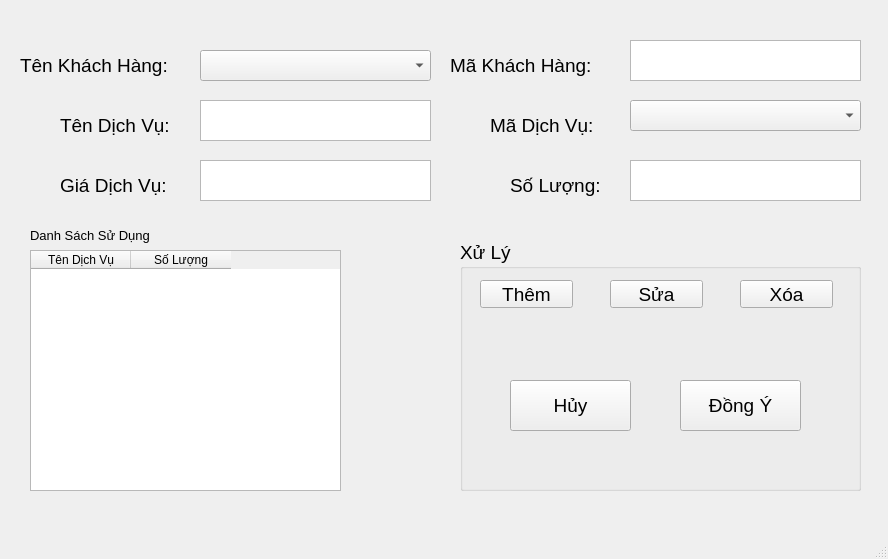
<?xml version="1.0" encoding="UTF-8"?>
<ui version="4.0">
 <class>MainWindow</class>
 <widget class="QMainWindow" name="MainWindow">
  <property name="geometry">
   <rect>
    <x>0</x>
    <y>0</y>
    <width>888</width>
    <height>559</height>
   </rect>
  </property>
  <property name="windowTitle">
   <string>MainWindow</string>
  </property>
  <widget class="QWidget" name="centralwidget">
   <widget class="QLabel" name="label">
    <property name="geometry">
     <rect>
      <x>20</x>
      <y>40</y>
      <width>181</width>
      <height>51</height>
     </rect>
    </property>
    <property name="font">
     <font>
      <pointsize>14</pointsize>
     </font>
    </property>
    <property name="text">
     <string>Tên Khách Hàng:</string>
    </property>
   </widget>
   <widget class="QLabel" name="label_2">
    <property name="geometry">
     <rect>
      <x>60</x>
      <y>100</y>
      <width>141</width>
      <height>51</height>
     </rect>
    </property>
    <property name="font">
     <font>
      <pointsize>14</pointsize>
     </font>
    </property>
    <property name="text">
     <string>Tên Dịch Vụ:</string>
    </property>
   </widget>
   <widget class="QLabel" name="label_3">
    <property name="geometry">
     <rect>
      <x>60</x>
      <y>160</y>
      <width>141</width>
      <height>51</height>
     </rect>
    </property>
    <property name="font">
     <font>
      <pointsize>14</pointsize>
     </font>
    </property>
    <property name="text">
     <string>Giá Dịch Vụ:</string>
    </property>
   </widget>
   <widget class="QTextEdit" name="textEdit_2">
    <property name="geometry">
     <rect>
      <x>200</x>
      <y>160</y>
      <width>231</width>
      <height>41</height>
     </rect>
    </property>
   </widget>
   <widget class="QComboBox" name="combb_tenkh_dv">
    <property name="geometry">
     <rect>
      <x>200</x>
      <y>50</y>
      <width>231</width>
      <height>31</height>
     </rect>
    </property>
   </widget>
   <widget class="QTextEdit" name="MaKH_DV">
    <property name="geometry">
     <rect>
      <x>630</x>
      <y>40</y>
      <width>231</width>
      <height>41</height>
     </rect>
    </property>
   </widget>
   <widget class="QLabel" name="label_4">
    <property name="geometry">
     <rect>
      <x>450</x>
      <y>40</y>
      <width>181</width>
      <height>51</height>
     </rect>
    </property>
    <property name="font">
     <font>
      <pointsize>14</pointsize>
     </font>
    </property>
    <property name="text">
     <string>Mã Khách Hàng:</string>
    </property>
   </widget>
   <widget class="QLabel" name="label_5">
    <property name="geometry">
     <rect>
      <x>490</x>
      <y>100</y>
      <width>131</width>
      <height>51</height>
     </rect>
    </property>
    <property name="font">
     <font>
      <pointsize>14</pointsize>
     </font>
    </property>
    <property name="text">
     <string>Mã Dịch Vụ:</string>
    </property>
   </widget>
   <widget class="QLabel" name="label_6">
    <property name="geometry">
     <rect>
      <x>510</x>
      <y>160</y>
      <width>101</width>
      <height>51</height>
     </rect>
    </property>
    <property name="font">
     <font>
      <pointsize>14</pointsize>
     </font>
    </property>
    <property name="text">
     <string>Số Lượng:</string>
    </property>
   </widget>
   <widget class="QTextEdit" name="textEdit_SOL">
    <property name="geometry">
     <rect>
      <x>630</x>
      <y>160</y>
      <width>231</width>
      <height>41</height>
     </rect>
    </property>
   </widget>
   <widget class="QTableWidget" name="tableWidget_DV">
    <property name="geometry">
     <rect>
      <x>30</x>
      <y>250</y>
      <width>311</width>
      <height>241</height>
     </rect>
    </property>
    <column>
     <property name="text">
      <string>Tên Dịch Vụ</string>
     </property>
    </column>
    <column>
     <property name="text">
      <string>Số Lượng</string>
     </property>
    </column>
   </widget>
   <widget class="QLabel" name="label_7">
    <property name="geometry">
     <rect>
      <x>30</x>
      <y>220</y>
      <width>181</width>
      <height>31</height>
     </rect>
    </property>
    <property name="font">
     <font>
      <pointsize>10</pointsize>
     </font>
    </property>
    <property name="text">
     <string>Danh Sách Sử Dụng</string>
    </property>
   </widget>
   <widget class="QGroupBox" name="groupBox">
    <property name="geometry">
     <rect>
      <x>460</x>
      <y>240</y>
      <width>401</width>
      <height>251</height>
     </rect>
    </property>
    <property name="font">
     <font>
      <pointsize>14</pointsize>
     </font>
    </property>
    <property name="title">
     <string>Xử Lý</string>
    </property>
    <widget class="QPushButton" name="btn_Them_DV">
     <property name="geometry">
      <rect>
       <x>20</x>
       <y>40</y>
       <width>93</width>
       <height>28</height>
      </rect>
     </property>
     <property name="text">
      <string>Thêm</string>
     </property>
    </widget>
    <widget class="QPushButton" name="btn_Sua_DV">
     <property name="geometry">
      <rect>
       <x>150</x>
       <y>40</y>
       <width>93</width>
       <height>28</height>
      </rect>
     </property>
     <property name="text">
      <string>Sửa</string>
     </property>
    </widget>
    <widget class="QPushButton" name="btn_Xoa_DV">
     <property name="geometry">
      <rect>
       <x>280</x>
       <y>40</y>
       <width>93</width>
       <height>28</height>
      </rect>
     </property>
     <property name="text">
      <string>Xóa</string>
     </property>
    </widget>
    <widget class="QPushButton" name="btn_Huy">
     <property name="geometry">
      <rect>
       <x>50</x>
       <y>140</y>
       <width>121</width>
       <height>51</height>
      </rect>
     </property>
     <property name="text">
      <string>Hủy</string>
     </property>
    </widget>
    <widget class="QPushButton" name="btn_dongy">
     <property name="geometry">
      <rect>
       <x>220</x>
       <y>140</y>
       <width>121</width>
       <height>51</height>
      </rect>
     </property>
     <property name="text">
      <string>Đồng Ý</string>
     </property>
    </widget>
   </widget>
   <widget class="QTextEdit" name="textEdit_DV">
    <property name="geometry">
     <rect>
      <x>200</x>
      <y>100</y>
      <width>231</width>
      <height>41</height>
     </rect>
    </property>
   </widget>
   <widget class="QComboBox" name="combb_madv">
    <property name="geometry">
     <rect>
      <x>630</x>
      <y>100</y>
      <width>231</width>
      <height>31</height>
     </rect>
    </property>
   </widget>
  </widget>
  <widget class="QMenuBar" name="menubar">
   <property name="geometry">
    <rect>
     <x>0</x>
     <y>0</y>
     <width>888</width>
     <height>26</height>
    </rect>
   </property>
  </widget>
  <widget class="QStatusBar" name="statusbar"/>
 </widget>
 <resources/>
 <connections/>
</ui>
